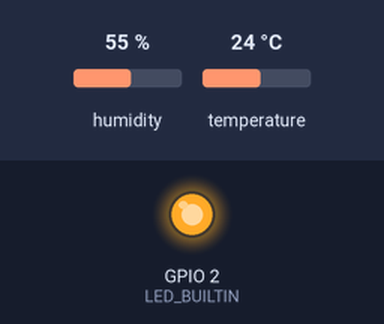
The sketch below on a simulated ESP8266 (NodeMCU). Shown: output pins drawn as LEDs (lit = HIGH, except the on-board LED, lit = LOW). The inputs (shaded band) are chosen by the test bench; at power-on: humidity 55 %, temperature 24 °C. WiFi joins after 1.5 s; servers stay silent unless stated; no MQTT or app messages arrive unless stated; what the sketch prints to the serial monitor is not drawn. At 62.3 s the program puts the board to deep sleep or switches it off; the recording ends there.

Above: at 0.1 s.
Timing chart, 0 to 62.3 s (numbered marks = the images above):
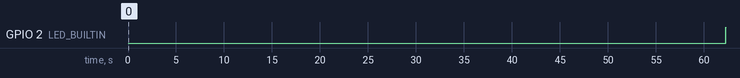

Measured:
- by itself, GPIO 2 (LED_BUILTIN): LOW → HIGH at 62.3 s

The sketch:

deepsleepesp.ino
```cpp
#include <ESP8266WiFi.h>
#include <PubSubClient.h>
#include <DHT.h>

// WiFi and MQTT Broker Settings
const char* ssid = "Ravi";
const char* password = "7093081041";
const char* mqttBroker = "65.0.144.52";
const int mqttPort = 1883;
const char* mqttUser = "raghu";
const char* mqttPassword = "123456";

// DHT Sensor Settings
#define DHTPIN 12
#define DHTTYPE DHT11
DHT dht(DHTPIN, DHTTYPE);

WiFiClient espClient;
PubSubClient client(espClient);

// Active and Sleep Duration Settings
const long activeDuration = 60000; // 1 minute in milliseconds
const long sleepDuration = 120e6;  // 2 minutes in microseconds

void setup() {
  Serial.begin(115200);
  dht.begin();

  pinMode(LED_BUILTIN, OUTPUT);
  digitalWrite(LED_BUILTIN, LOW); // Turn on the LED

  // Full WiFi reset
  WiFi.persistent(false); // Disable WiFi persistence
  WiFi.mode(WIFI_OFF); // Turn off WiFi
  WiFi.mode(WIFI_STA); // Switch WiFi to station mode
  delay(100);

  // Reconnect to WiFi
  WiFi.begin(ssid, password);
  while (WiFi.status() != WL_CONNECTED) {
    delay(1000);
    Serial.println("Connecting to WiFi...");
  }
  Serial.println(WiFi.localIP());

  // Initialize MQTT connection
  client.setServer(mqttBroker, mqttPort);
  reconnect();

  unsigned long startMillis = millis();
  while (millis() - startMillis < activeDuration) {
    // Perform tasks here
    readSensorAndPublish();
    delay(10000); // Wait for 10 seconds before next reading
  }

  digitalWrite(LED_BUILTIN, HIGH); // Turn off the LED before sleeping

  // Go to Deep Sleep
  ESP.deepSleep(sleepDuration);
}

void loop() {
  // Empty - all operations are done in setup as the ESP restarts after deep sleep
}

void readSensorAndPublish() {
  float temperature = dht.readTemperature();
  float humidity = dht.readHumidity();

  if (!isnan(temperature) && !isnan(humidity)) {
    String payload = "{\"temperature\":" + String(temperature) + ",\"humidity\":" + String(humidity) + "}";
    client.publish("test", payload.c_str());
  }
}

void reconnect() {
  while (!client.connected()) {
    if (client.connect("ESP8266Client", mqttUser, mqttPassword)) {
      Serial.println("Connected to MQTT Broker!");
    } else {
      Serial.print("Failed to connect to MQTT Broker. Error State: ");
      Serial.print(client.state());
      Serial.println(" Retrying in 5 seconds");
      delay(5000);
    }
  }
}
```
